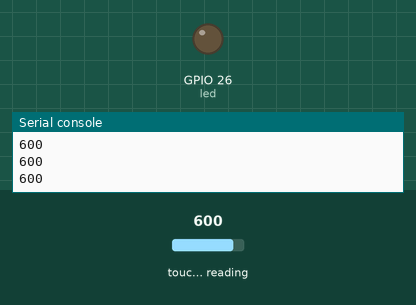
Bench run of a program on a simulated ESP32 board running MicroPython. Shown: output pins drawn as LEDs (lit = HIGH), the last lines printed to the serial console. Inputs (shaded band) come from the test bench; at power-on: touch-pad reading 600.

Above: at 1.2 s.
1.3 s: touch-pad reading set to 304
2.8 s: touch-pad reading set to 294
At 4.0 s:
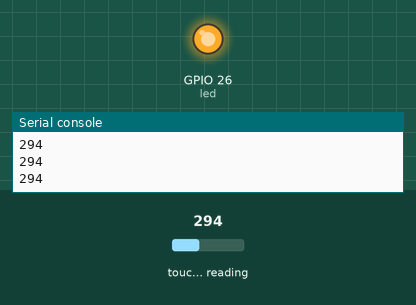
4.3 s: touch-pad reading set to 375
At 5.4 s:
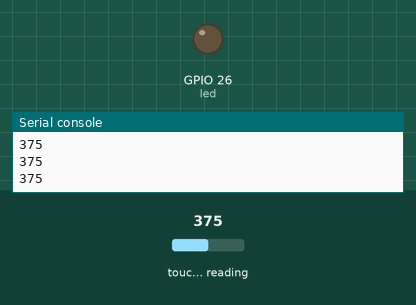
5.9 s: touch-pad reading set to 63
At 6.8 s:
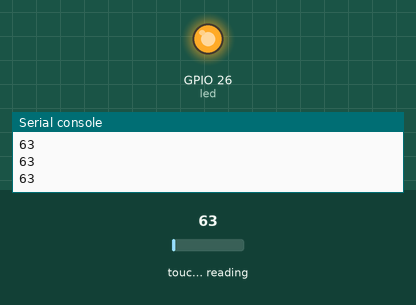
Timing chart, 0 to 8.5 s (numbered marks = the images above; inputs shaded):
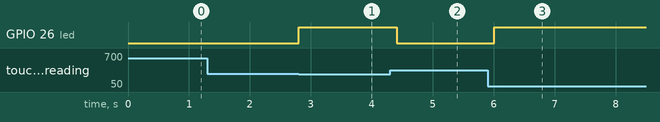

Measured:
- the behaviour switches between 300 and 299 on touch-pad reading (found by bisection; images 0 and 1)
- after the input at 2.8 s, GPIO 26 (led): LOW → HIGH at once
- after the input at 4.3 s, GPIO 26 (led): HIGH → LOW after 0.11 s
- after the input at 5.9 s, GPIO 26 (led): LOW → HIGH after 0.11 s

The program:

step2_touch.py
```python
from machine import Pin, TouchPad
import time

touch = TouchPad(Pin(4))  # 4번 핀을 터치 패드로
led = Pin(26, Pin.OUT)

while True:
    print(touch.read())  # 지금 터치 값 찍기
    if touch.read() < 300:  # 기준보다 작으면 만진 것
        led.value(1)
    else:
        led.value(0)
    time.sleep(0.2)
```
